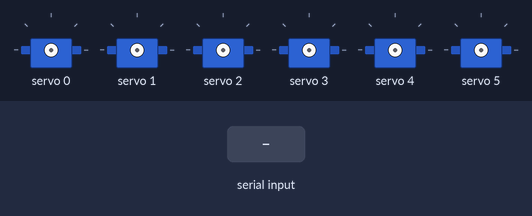
Simulated run of this sketch. Board: Arduino Uno, built with avr-gcc and run on an emulated ATmega328P. On the bench: 6 × servo. Inputs (shaded band) come from the test bench. What the sketch prints to the serial monitor is not drawn.

Above: at 2.8 s.
2.9 s: "O1\n" received over Serial
Timing chart, 0 to 11.9 s (numbered marks = the images above; inputs shaded):
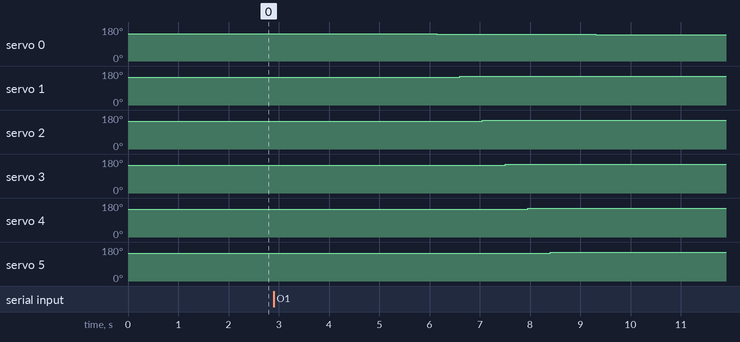

Measured:
- after the input at 2.9 s, servo 0: 144° → 141° after 3.2 s, → 139° 3.2 s later; servo 1: 148° → 151° after 3.7 s, → 153° 3.2 s later; servo 2: 148° → 151° after 4.2 s, → 153° 3.2 s later; servo 3: 148° → 151° after 4.6 s, → 153° 3.2 s later; servo 4: 148° → 151° after 5.1 s, → 153° 3.2 s later

The sketch:

fingertip_two_board_calibrate.ino
```cpp
/*
  Fingertip two-board calibration firmware.

  This sketch does not move any servo in setup().
  It only moves the selected/global channel when a serial command is sent.

  Serial Monitor:
    9600 baud
    newline ending

  Commands:
    S          print I2C status
    C:0        select global channel 0
    C:23       select global channel 23
    P:300      set selected channel to pulse 300
    X:5:320    set global channel 5 directly to pulse 320
    O1         cell 1 opposite-direction demo, slow and limited
    RHY        safe rhythm on T0-T23: 3s run, 3s pause, 3s run, 1s pause
    +          selected channel pulse +5
    -          selected channel pulse -5
    ?          print selected channel and pulse

  Global channel map:
    Cell 1:  0-5    board 0x40 channels 0-5
    Cell 2:  6-11   board 0x40 channels 6-11
    Cell 3:  12-17  board 0x41 channels 0-5
    Cell 4:  18-23  board 0x41 channels 6-11
*/

#include <Wire.h>
#include <Adafruit_PWMServoDriver.h>
#include <stdlib.h>
#include <string.h>

Adafruit_PWMServoDriver board1 = Adafruit_PWMServoDriver(0x40);
Adafruit_PWMServoDriver board2 = Adafruit_PWMServoDriver(0x41);

const byte BOARD1_ADDR = 0x40;
const byte BOARD2_ADDR = 0x41;
const int SERVO_FREQ_HZ = 50;
const int MIN_SAFE_PULSE = 120;
const int MAX_SAFE_PULSE = 520;
const int NUDGE = 5;
const int CELL1_BASE_PULSE = 420;
const int CELL1_DEMO_AMOUNT = 20;
const int CELL1_DEMO_STEP = 5;
const int CELL1_DEMO_DELAY_MS = 450;
const byte RHYTHM_CHANNEL_COUNT = 24;
const int RHYTHM_AMOUNT = 10;
const int RHYTHM_ON_MS = 90;
const int RHYTHM_OFF_MS = 60;
const unsigned long RHYTHM_RUN_MS = 3000;
const unsigned long RHYTHM_LONG_PAUSE_MS = 3000;
const unsigned long RHYTHM_SHORT_PAUSE_MS = 1000;

const int CELL1_DIRECTION[6] = {
  -1,  // T0 baseline direction
   1,  // T1 opposite mounted
   1,  // T2 opposite mounted
   1,  // T3 opposite mounted
   1,  // T4 opposite mounted
   1   // T5 opposite mounted
};

const int RHYTHM_BASE[RHYTHM_CHANNEL_COUNT] = {
  420, 420, 420, 420, 420, 420,
  300, 300, 300, 320, 300, 300,
  300, 300, 300, 300, 300, 300,
  300, 300, 300, 300, 300, 300
};

const int RHYTHM_DIRECTION[RHYTHM_CHANNEL_COUNT] = {
  -1, 1, 1, 1, 1, 1,
   1, 1, -1, 1, 1, 1,
   1, 1, 1, 1, 1, 1,
   1, 1, 1, 1, 1, 1
};

byte selectedChannel = 0;
int selectedPulse = 300;

char line[32];
byte lineLen = 0;

Adafruit_PWMServoDriver *driverForGlobalChannel(byte globalChannel) {
  return globalChannel < 12 ? &board1 : &board2;
}

byte localChannel(byte globalChannel) {
  return globalChannel < 12 ? globalChannel : globalChannel - 12;
}

byte cellForGlobalChannel(byte globalChannel) {
  return globalChannel / 6 + 1;
}

byte dotForGlobalChannel(byte globalChannel) {
  return globalChannel % 6 + 1;
}

bool i2cFound(byte address) {
  Wire.beginTransmission(address);
  return Wire.endTransmission() == 0;
}

void printChannel(byte globalChannel) {
  Serial.print("global=");
  Serial.print(globalChannel);
  Serial.print(" board=");
  Serial.print(globalChannel < 12 ? "0x40" : "0x41");
  Serial.print(" channel=");
  Serial.print(localChannel(globalChannel));
  Serial.print(" cell=");
  Serial.print(cellForGlobalChannel(globalChannel));
  Serial.print(" dot=");
  Serial.print(dotForGlobalChannel(globalChannel));
}

void printStatus() {
  Serial.print("I2C 0x40 board1: ");
  Serial.println(i2cFound(BOARD1_ADDR) ? "FOUND" : "MISSING");
  Serial.print("I2C 0x41 board2: ");
  Serial.println(i2cFound(BOARD2_ADDR) ? "FOUND" : "MISSING");
  Serial.print("SELECTED ");
  printChannel(selectedChannel);
  Serial.print(" pulse=");
  Serial.println(selectedPulse);
}

void writePulseQuiet(byte globalChannel, int pulse) {
  if (globalChannel > 23) {
    return;
  }

  pulse = constrain(pulse, MIN_SAFE_PULSE, MAX_SAFE_PULSE);
  driverForGlobalChannel(globalChannel)->setPWM(localChannel(globalChannel), 0, pulse);
}

void setPulse(byte globalChannel, int pulse) {
  if (globalChannel > 23) {
    Serial.println("ERR CHANNEL 0-23");
    return;
  }

  pulse = constrain(pulse, MIN_SAFE_PULSE, MAX_SAFE_PULSE);
  writePulseQuiet(globalChannel, pulse);

  selectedChannel = globalChannel;
  selectedPulse = pulse;

  Serial.print("SET ");
  printChannel(globalChannel);
  Serial.print(" pulse=");
  Serial.println(pulse);
}

void selectChannel(byte globalChannel) {
  if (globalChannel > 23) {
    Serial.println("ERR CHANNEL 0-23");
    return;
  }

  selectedChannel = globalChannel;
  Serial.print("SELECTED ");
  printChannel(selectedChannel);
  Serial.print(" pulse=");
  Serial.println(selectedPulse);
}

void setCell1Offset(int offset) {
  for (byte dot = 0; dot < 6; dot++) {
    int pulse = CELL1_BASE_PULSE + CELL1_DIRECTION[dot] * offset;
    setPulse(dot, pulse);
    delay(CELL1_DEMO_DELAY_MS);
  }
}

void cell1OppositeDemo() {
  Serial.println("CELL1_OPPOSITE_DEMO_START");
  Serial.println("T0 decreases, T1/T2/T3/T4/T5 increase");

  for (int offset = CELL1_DEMO_STEP; offset <= CELL1_DEMO_AMOUNT; offset += CELL1_DEMO_STEP) {
    Serial.print("CELL1_OFFSET ");
    Serial.println(offset);
    setCell1Offset(offset);
    delay(CELL1_DEMO_DELAY_MS);
  }

  for (int offset = CELL1_DEMO_AMOUNT - CELL1_DEMO_STEP; offset >= 0; offset -= CELL1_DEMO_STEP) {
    Serial.print("CELL1_REVERSE_OFFSET ");
    Serial.println(offset);
    setCell1Offset(offset);
    delay(CELL1_DEMO_DELAY_MS);
  }

  Serial.println("CELL1_OPPOSITE_DEMO_DONE");
}

void rhythmResetT0ToT18() {
  for (byte channel = 0; channel < RHYTHM_CHANNEL_COUNT; channel++) {
    writePulseQuiet(channel, RHYTHM_BASE[channel]);
    delay(20);
  }
}

void rhythmRun(unsigned long runMs) {
  unsigned long startedAt = millis();
  byte channel = 0;

  while (millis() - startedAt < runMs) {
    int base = RHYTHM_BASE[channel];
    int lifted = base + RHYTHM_DIRECTION[channel] * RHYTHM_AMOUNT;

    writePulseQuiet(channel, lifted);
    delay(RHYTHM_ON_MS);
    writePulseQuiet(channel, base);
    delay(RHYTHM_OFF_MS);

    channel++;
    if (channel >= RHYTHM_CHANNEL_COUNT) {
      channel = 0;
    }
  }
}

void rhythmDemo() {
  Serial.println("RHYTHM_START T0_T23");
  Serial.println("RUN_1_3S");
  rhythmRun(RHYTHM_RUN_MS);
  rhythmResetT0ToT18();

  Serial.println("PAUSE_3S");
  delay(RHYTHM_LONG_PAUSE_MS);

  Serial.println("RUN_2_3S");
  rhythmRun(RHYTHM_RUN_MS);
  rhythmResetT0ToT18();

  Serial.println("PAUSE_1S");
  delay(RHYTHM_SHORT_PAUSE_MS);

  rhythmResetT0ToT18();
  Serial.println("RHYTHM_DONE");
}

void handleCommand(char *cmd) {
  if (strcmp(cmd, "S") == 0) {
    printStatus();
    return;
  }

  if (strcmp(cmd, "?") == 0) {
    Serial.print("SELECTED ");
    printChannel(selectedChannel);
    Serial.print(" pulse=");
    Serial.println(selectedPulse);
    return;
  }

  if (strcmp(cmd, "+") == 0) {
    setPulse(selectedChannel, selectedPulse + NUDGE);
    return;
  }

  if (strcmp(cmd, "-") == 0) {
    setPulse(selectedChannel, selectedPulse - NUDGE);
    return;
  }

  if (strcmp(cmd, "O1") == 0) {
    cell1OppositeDemo();
    return;
  }

  if (strcmp(cmd, "RHY") == 0) {
    rhythmDemo();
    return;
  }

  if (cmd[0] == 'C' && cmd[1] == ':') {
    selectChannel((byte)atoi(cmd + 2));
    return;
  }

  if (cmd[0] == 'P' && cmd[1] == ':') {
    setPulse(selectedChannel, atoi(cmd + 2));
    return;
  }

  if (cmd[0] == 'X' && cmd[1] == ':') {
    char *secondColon = strchr(cmd + 2, ':');
    if (secondColon == NULL) {
      Serial.println("ERR USE X:CHANNEL:PULSE");
      return;
    }

    *secondColon = '\0';
    byte globalChannel = (byte)atoi(cmd + 2);
    int pulse = atoi(secondColon + 1);
    setPulse(globalChannel, pulse);
    return;
  }

  Serial.println("ERR COMMANDS: S C:0 P:300 X:5:320 O1 RHY + - ?");
}

void readSerial() {
  while (Serial.available()) {
    char c = Serial.read();

    if (c >= 'a' && c <= 'z') {
      c = c - 'a' + 'A';
    }

    if (c == '\n' || c == '\r') {
      if (lineLen > 0) {
        line[lineLen] = '\0';
        handleCommand(line);
        lineLen = 0;
      }
      continue;
    }

    if (c == ' ' || c == '\t') {
      continue;
    }

    if (lineLen < sizeof(line) - 1) {
      line[lineLen++] = c;
    } else {
      lineLen = 0;
      Serial.println("ERR LINE_TOO_LONG");
    }
  }
}

void setup() {
  Serial.begin(9600);
  delay(1500);

  Wire.begin();
  Wire.setWireTimeout(25000, true);

  board1.begin();
  board2.begin();
  board1.setPWMFreq(SERVO_FREQ_HZ);
  board2.setPWMFreq(SERVO_FREQ_HZ);
  delay(20);

  Serial.println("FINGERTIP_CALIBRATE_READY_NO_AUTO_MOVE");
  printStatus();
  Serial.println("Commands: S C:0 P:300 X:5:320 O1 RHY + - ?");
}

void loop() {
  readSerial();
}
```
